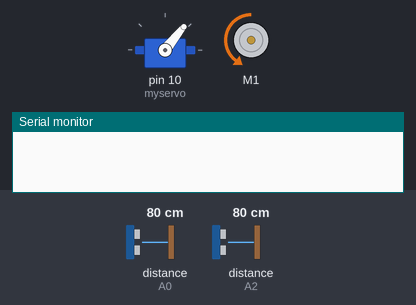
A sketch run on a simulated Arduino Uno, built with avr-gcc and run on an emulated ATmega328P. On the bench: servo, DC motor (green arrow = forward, orange = backward, longer = faster), the last lines printed to the serial monitor. Wiring (inferred from the names in the program): 2 × ultrasonic range finder: trigger A1, echo A0 / trigger A3, echo A2. Inputs (shaded band) come from the test bench; at power-on: distance to the obstacle (sensors on A0, A2) 80 cm. The echo pulse lasts 58.3 µs per cm.

Above: at 1.2 s.
1.3 s: distance to the obstacle (sensor on A0) set to 29 cm
3.2 s: distance to the obstacle (sensor on A0) set to 23 cm
At 3.8 s:
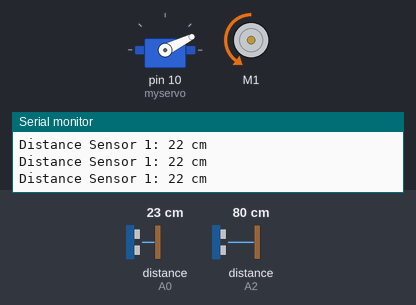
4.7 s: distance to the obstacle (sensor on A2) set to 250 cm
7.7 s: distance to the obstacle (sensor on A0) set to 35 cm
At 8.0 s:
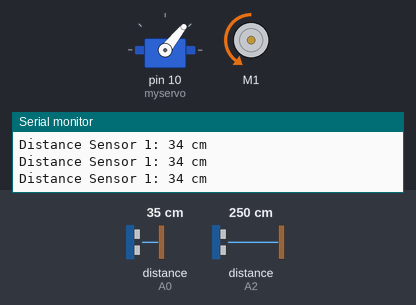
9.2 s: distance to the obstacle (sensor on A2) set to 29 cm
10.7 s: distance to the obstacle (sensor on A2) set to 24 cm
At 11.7 s:
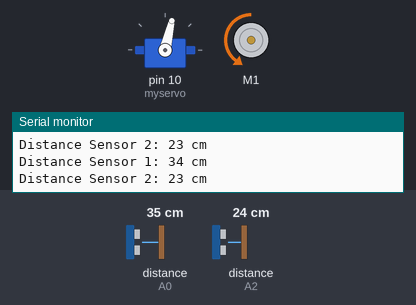
Timing chart, 0 to 13.2 s (numbered marks = the images above; inputs shaded):
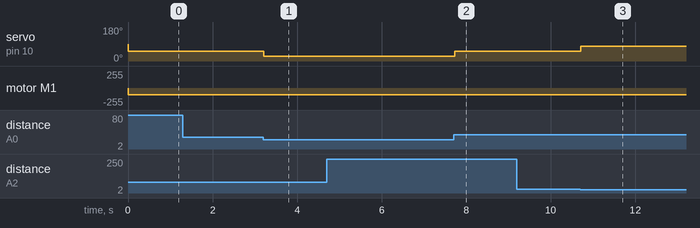

Measured:
- the behaviour switches between 26 and 25 cm on distance to the obstacle (sensor on A0) (found by bisection; images 0 and 1)
- the behaviour switches between 26 and 25 cm on distance to the obstacle (sensor on A2) (found by bisection; images 2 and 3)
- after the input at 3.2 s, servo on pin 10 (myservo): 51° → 26° at once
- after the input at 7.7 s, servo on pin 10 (myservo): 26° → 51° at once
- after the input at 10.7 s, servo on pin 10 (myservo): 51° → 77° at once

The sketch:

OBSTACLE_AVOIDANCE.ino
```cpp
// iteration 3

// Defining the pins for the sensors
const int trigPin1 = A1;
const int echoPin1 = A0;
const int trigPin2 = A3;
const int echoPin2 = A2;

// Defining variables for the sensors
long duration1, duration2;
int distance1, distance2;
int previousDistance1 = 0;
int previousDistance2 = 0;

#include <AFMotor.h>
#include <Servo.h>

AF_DCMotor motor(1);
Servo myservo;

void moveForward(int speed);
void moveBackward(int speed);
void stopMotor();
void turnLeft(int speed);
void turnRight(int speed);

void setup() {
  Serial.begin(115200);

  // Sensor setup
  pinMode(trigPin1, OUTPUT);
  pinMode(echoPin1, INPUT);
  pinMode(trigPin2, OUTPUT);
  pinMode(echoPin2, INPUT);

  myservo.attach(10); // Attaches the servo on pin 10 to the servo object
}

void loop() {
  // Ultrasonic Sensor 1
  digitalWrite(trigPin1, LOW);
  delayMicroseconds(2);
  digitalWrite(trigPin1, HIGH);
  delayMicroseconds(10);
  digitalWrite(trigPin1, LOW);
  duration1 = pulseIn(echoPin1, HIGH);
  distance1 = duration1 * 0.034 / 2;

  if (distance1 <= 40 && abs(distance1 - previousDistance1) <= 5) {
    Serial.print("Distance Sensor 1: ");
    Serial.print(distance1);
    Serial.println(" cm");
  }
  previousDistance1 = distance1;

  // Ultrasonic Sensor 2
  digitalWrite(trigPin2, LOW);
  delayMicroseconds(2);
  digitalWrite(trigPin2, HIGH);
  delayMicroseconds(10);
  digitalWrite(trigPin2, LOW);
  duration2 = pulseIn(echoPin2, HIGH);
  distance2 = duration2 * 0.034 / 2;

  if (distance2 <= 40 && abs(distance2 - previousDistance2) <= 5) {
    Serial.print("Distance Sensor 2: ");
    Serial.print(distance2);
    Serial.println(" cm");
  }
  previousDistance2 = distance2;

  // Simple obstacle avoidance logic without adaptive corrections
  if (distance1 < 25) {
    // Right sensor detects an obstacle, turn left
    turnLeft(100);
  } else if (distance2 < 25) {
    // Left sensor detects an obstacle, turn right
    turnRight(100);
  } else {
    // No obstacles, move forward
    moveForward(100);
  }

  delay(1);
}

void moveForward(int speed) {
  myservo.write(51);  // Sets the servo position for moving forward
  motor.setSpeed(speed);
  motor.run(BACKWARD);
}

void moveBackward(int speed) {
  myservo.write(52);  // Sets the servo position for moving backward
  motor.setSpeed(speed);
  motor.run(FORWARD);
}

void stopMotor() {
  motor.run(RELEASE);
}

void turnLeft(int speed) {
  motor.setSpeed(speed);
  myservo.write(26);  // Set a fixed angle for turning left
  motor.run(BACKWARD);
}

void turnRight(int speed) {
  motor.setSpeed(speed);
  myservo.write(77);  // Set a fixed angle for turning right
  motor.run(BACKWARD);
}
```
